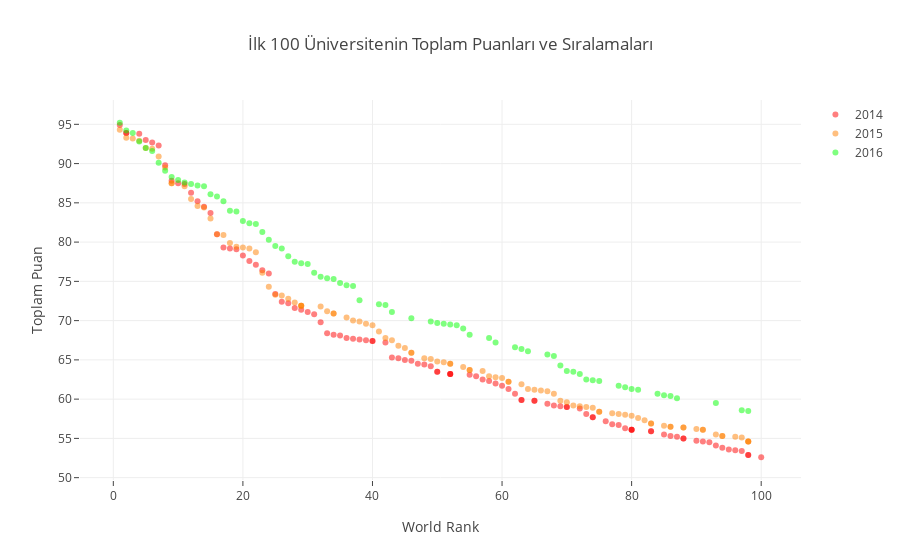

Notebook cell for this chart:
### Code cell
py.iplot(fig) # matplotlib plt.show() benzeri

### Figure 1 — Plotly figure (JSON) as saved in the notebook; plotly's stock layout.template omitted (floating-point values rounded to 4 significant figures)
{"data": [{"marker": {"color": "rgba(255, 0, 0, 0.5)"}, "mode": "markers", "name": "2014", "text": ["California Institute of Technology", "Harvard University", "University of Oxford", "Stanford University", "Massachusetts Institute of Technology", "Princeton University", "University of Cambridge", "University of California, Berkeley", "University of Chicago", "Imperial College London", "Yale University", "University of California, Los Angeles", "Columbia University", "ETH Zurich – Swiss Federal Institute of Technology Zurich", "Johns Hopkins University", "University of Pennsylvania", "Duke University", "University of Michigan", "Cornell University", "University of Toronto", "University College London", "Northwestern University", "University of Tokyo", "Carnegie Mellon University", "University of Washington", "National University of Singapore", "University of Texas at Austin", "Georgia Institute of Technology", "University of Illinois at Urbana-Champaign", "University of Wisconsin-Madison", "University of British Columbia", "London School of Economics and Political Science", "University of California, Santa Barbara", "University of Melbourne", "McGill University", "Karolinska Institute", "École Polytechnique Fédérale de Lausanne", "King’s College London", "University of Edinburgh", "New York University", "University of California, San Diego", "Washington University in St Louis", "University of Hong Kong", "Seoul National University", "Peking University", "University of Minnesota", "University of North Carolina at Chapel Hill", "Australian National University", "Pennsylvania State University", "Boston University", "Tsinghua University", "Brown University", "Kyoto University", "University of California, Davis", "LMU Munich", "Korea Advanced Institute of Science and Technology (KAIST)", "Hong Kong University of Science and Technology", "University of Manchester", "Ohio State University", "Pohang University of Science and Technology", "KU Leuven", "Purdue University", "The University of Queensland", "University of Göttingen", "Rice University", "École Normale Supérieure", "Leiden University", "Heidelberg University", "Delft University of Technology", "University of Southern California", "École Polytechnique", "University of Sydney", "Erasmus University Rotterdam", "University of Basel", "Utrecht University", "Nanyang Technological University", "Wageningen University and Research Center", "University of Pittsburgh", "University of Bristol", "Durham University", "Emory University", "Tufts University", "Michigan State University", "University of Amsterdam", "Ghent University", "Free University of Berlin", "Technical University of Munich", "Case Western Reserve University", "Vanderbilt University", "University of Notre Dame", "Monash University", "McMaster University", "University of California, Irvine", "Humboldt University of Berlin", "University of Rochester", "Pierre and Marie Curie University", "University of Colorado Boulder", "Maastricht University", "University of Groningen", "University of Helsinki"], "type": "scatter", "uid": "ee51ea49-e107-4ca0-9c35-6b7dc48714f5", "x": ["1", "2", "2", "4", "5", "6", "7", "8", "9", "10", "11", "12", "13", "14", "15", "16", "17", "18", "19", "20", "21", "22", "23", "24", "25", "26", "27", "28", "29", "30", "31", "32", "33", "34", "35", "36", "37", "38", "39", "40", "40", "42", "43", "44", "45", "46", "47", "48", "49", "50", "50", "52", "52", "52", "55", "56", "57", "58", "59", "60", "61", "62", "63", "63", "65", "65", "67", "68", "69", "70", "70", "72", "73", "74", "74", "76", "77", "78", "79", "80", "80", "80", "83", "83", "85", "86", "87", "88", "88", "90", "91", "92", "93", "94", "95", "96", "97", "98", "98", "100"], "y": ["94.9", "93.9", "93.9", "93.8", "93.0", "92.7", "92.3", "89.8", "87.8", "87.5", "87.4", "86.3", "85.2", "84.5", "83.7", "81.0", "79.3", "79.2", "79.1", "78.3", "77.6", "77.1", "76.4", "76.0", "73.4", "72.4", "72.2", "71.6", "71.4", "71.1", "70.8", "69.8", "68.4", "68.2", "68.1", "67.8", "67.7", "67.6", "67.5", "67.4", "67.4", "67.2", "65.3", "65.2", "65.0", "64.9", "64.5", "64.4", "64.2", "63.5", "63.5", "63.2", "63.2", "63.2", "63.1", "62.9", "62.5", "62.3", "62.0", "61.7", "61.3", "60.7", "59.9", "59.9", "59.8", "59.8", "59.4", "59.2", "59.1", "59.0", "59.0", "58.8", "58.1", "57.7", "57.7", "57.2", "56.8", "56.7", "56.3", "56.1", "56.1", "56.1", "55.9", "55.9", "55.5", "55.3", "55.2", "55.0", "55.0", "54.7", "54.6", "54.5", "54.1", "53.8", "53.6", "53.5", "53.4", "52.9", "52.9", "52.6"]}, {"marker": {"color": "rgba(255, 128, 0, 0.5)"}, "mode": "markers", "name": "2015", "text": ["California Institute of Technology", "Harvard University", "University of Oxford", "Stanford University", "University of Cambridge", "Massachusetts Institute of Technology", "Princeton University", "University of California, Berkeley", "Imperial College London", "Yale University", "University of Chicago", "University of California, Los Angeles", "ETH Zurich – Swiss Federal Institute of Technology Zurich", "Columbia University", "Johns Hopkins University", "University of Pennsylvania", "University of Michigan", "Duke University", "Cornell University", "University of Toronto", "Northwestern University", "University College London", "University of Tokyo", "Carnegie Mellon University", "National University of Singapore", "University of Washington", "Georgia Institute of Technology", "University of Texas at Austin", "LMU Munich", "University of Illinois at Urbana-Champaign", "University of Wisconsin-Madison", "University of British Columbia", "University of Melbourne", "London School of Economics and Political Science", "École Polytechnique Fédérale de Lausanne", "University of Edinburgh", "University of California, Santa Barbara", "New York University", "McGill University", "King’s College London", "University of California, San Diego", "Washington University in St Louis", "University of Hong Kong", "Karolinska Institute", "Australian National University", "University of Minnesota", "University of North Carolina at Chapel Hill", "Peking University", "Tsinghua University", "Seoul National University", "Hong Kong University of Science and Technology", "Korea Advanced Institute of Science and Technology (KAIST)", "University of Manchester", "Brown University", "KU Leuven", "University of California, Davis", "Boston University", "Pennsylvania State University", "Kyoto University", "University of Sydney", "Nanyang Technological University", "École Polytechnique", "Scuola Normale Superiore di Pisa", "Leiden University", "The University of Queensland", "Pohang University of Science and Technology", "University of Göttingen", "Ohio State University", "Rice University", "Heidelberg University", "Delft University of Technology", "Erasmus University Rotterdam", "Wageningen University and Research Center", "University of Bristol", "University of Basel", "University of Southern California", "University of Amsterdam", "École Normale Supérieure", "Utrecht University", "Humboldt University of Berlin", "Free University of Berlin", "Michigan State University", "Durham University", "Monash University", "Middle East Technical University", "University of Arizona", "University of Notre Dame", "Tufts University", "University of California, Irvine", "Ghent University", "University of Massachusetts", "University of Pittsburgh", "Emory University", "McMaster University", "University of Glasgow", "Vanderbilt University", "University of Colorado Boulder", "Stockholm University", "Technical University of Munich", "Uppsala University"], "type": "scatter", "uid": "67f0b9ef-71a4-4411-ac7e-ed59bce81ed8", "x": ["1", "2", "3", "4", "5", "6", "7", "8", "9", "9", "11", "12", "13", "14", "15", "16", "17", "18", "19", "20", "21", "22", "23", "24", "25", "26", "27", "28", "29", "29", "29", "32", "33", "34", "34", "36", "37", "38", "39", "40", "41", "42", "43", "44", "45", "46", "46", "48", "49", "50", "51", "52", "52", "54", "55", "55", "57", "58", "59", "60", "61", "61", "63", "64", "65", "66", "67", "68", "69", "70", "71", "72", "73", "74", "75", "75", "77", "78", "79", "80", "81", "82", "83", "83", "85", "86", "86", "88", "88", "90", "91", "91", "93", "94", "94", "96", "97", "98", "98", "98"], "y": ["94.3", "93.3", "93.2", "92.9", "92.0", "91.9", "90.9", "89.5", "87.5", "87.5", "87.1", "85.5", "84.6", "84.4", "83.0", "81.0", "80.9", "79.9", "79.4", "79.3", "79.2", "78.7", "76.1", "74.3", "73.3", "73.2", "72.8", "72.3", "71.9", "71.9", "71.9", "71.8", "71.2", "70.9", "70.9", "70.4", "70.0", "69.9", "69.6", "69.4", "68.6", "67.8", "67.5", "66.8", "66.5", "65.9", "65.9", "65.2", "65.1", "64.8", "64.7", "64.5", "64.5", "64.1", "63.7", "63.7", "63.6", "62.9", "62.8", "62.7", "62.2", "62.2", "61.9", "61.3", "61.2", "61.1", "61.0", "60.7", "59.8", "59.6", "59.2", "59.1", "59.0", "58.9", "58.4", "58.4", "58.2", "58.1", "58.0", "57.9", "57.6", "57.3", "56.9", "56.9", "56.6", "56.5", "56.5", "56.4", "56.4", "56.2", "56.1", "56.1", "55.5", "55.3", "55.3", "55.2", "55.1", "54.6", "54.6", "54.6"]}, {"marker": {"color": "rgba(0, 255, 0, 0.5)"}, "mode": "markers", "name": "2016", "text": ["California Institute of Technology", "University of Oxford", "Stanford University", "University of Cambridge", "Massachusetts Institute of Technology", "Harvard University", "Princeton University", "Imperial College London", "ETH Zurich – Swiss Federal Institute of Technology Zurich", "University of Chicago", "Johns Hopkins University", "Yale University", "University of California, Berkeley", "University College London", "Columbia University", "University of California, Los Angeles", "University of Pennsylvania", "Cornell University", "University of Toronto", "Duke University", "University of Michigan", "Carnegie Mellon University", "London School of Economics and Political Science", "University of Edinburgh", "Northwestern University", "National University of Singapore", "King’s College London", "Karolinska Institute", "LMU Munich", "New York University", "École Polytechnique Fédérale de Lausanne", "University of Washington", "University of Melbourne", "University of British Columbia", "KU Leuven", "University of Illinois at Urbana-Champaign", "Heidelberg University", "McGill University", "University of California, San Diego", "University of California, Santa Barbara", "Georgia Institute of Technology", "Peking University", "University of Tokyo", "University of California, Davis", "University of Hong Kong", "University of Texas at Austin", "Tsinghua University", "Wageningen University and Research Center", "Humboldt University of Berlin", "University of Wisconsin-Madison", "Brown University", "Australian National University", "Technical University of Munich", "École Normale Supérieure", "Nanyang Technological University", "University of Manchester", "University of Sydney", "University of Amsterdam", "Hong Kong University of Science and Technology", "The University of Queensland", "Washington University in St Louis", "Utrecht University", "University of North Carolina at Chapel Hill", "Boston University", "Delft University of Technology", "University of Minnesota", "Leiden University", "University of Southern California", "University of Bristol", "Durham University", "Erasmus University Rotterdam", "Free University of Berlin", "Monash University", "University of Groningen", "Pennsylvania State University", "University of Glasgow", "University of Helsinki", "University of Tübingen", "University of Pittsburgh", "University of Warwick", "Uppsala University", "University of Copenhagen", "University of New South Wales", "University of Freiburg", "Seoul National University", "University of St Andrews", "Vanderbilt University", "Kyoto University", "Maastricht University", "Emory University", "Lund University", "Ohio State University", "University of Exeter", "University of Bonn", "Georgetown University", "McMaster University", "University of Sheffield", "Queen Mary University of London", "University of Göttingen", "Michigan State University"], "type": "scatter", "uid": "5a8f522f-2217-4717-be63-283c851f0e20", "x": ["1", "2", "3", "4", "5", "6", "7", "8", "9", "10", "11", "12", "13", "14", "15", "16", "17", "18", "19", "20", "21", "22", "23", "24", "25", "26", "27", "28", "29", "30", "31", "32", "33", "34", "35", "36", "37", "38", "=39", "=39", "41", "42", "43", "=44", "=44", "46", "=47", "=47", "49", "50", "51", "52", "53", "54", "55", "=56", "=56", "58", "59", "=60", "=60", "62", "63", "64", "=65", "=65", "67", "68", "69", "70", "71", "72", "73", "74", "75", "=76", "=76", "78", "79", "80", "81", "=82", "=82", "84", "85", "86", "87", "=88", "=88", "=90", "=90", "=90", "93", "=94", "=94", "=94", "97", "98", "=99", "=99"], "y": ["95.2", "94.2", "93.9", "92.8", "92.0", "91.6", "90.1", "89.1", "88.3", "87.9", "87.6", "87.4", "87.2", "87.1", "86.1", "85.8", "85.2", "84.0", "83.9", "82.7", "82.4", "82.3", "81.3", "80.3", "79.5", "79.2", "78.2", "77.5", "77.3", "77.2", "76.1", "75.6", "75.4", "75.3", "74.8", "74.5", "74.4", "72.6", "72.2", "72.2", "72.1", "72.0", "71.1", "71.0", "71.0", "70.3", "70.0", "70.0", "69.9", "69.7", "69.6", "69.5", "69.4", "69.0", "68.2", "68.1", "68.1", "67.8", "67.2", "67.0", "67.0", "66.6", "66.4", "66.1", "65.9", "65.9", "65.7", "65.5", "64.3", "63.6", "63.5", "63.2", "62.5", "62.4", "62.3", "61.9", "61.9", "61.7", "61.5", "61.3", "61.2", "61.0", "61.0", "60.7", "60.5", "60.4", "60.1", "59.9", "59.9", "59.7", "59.7", "59.7", "59.5", "58.8", "58.8", "58.8", "58.6", "58.5", "58.0", "58.0"]}], "layout": {"title": {"text": "İlk 100 Üniversitenin Toplam Puanları ve Sıralamaları"}, "xaxis": {"ticklen": 5, "title": {"text": "World Rank"}, "zeroline": false}, "yaxis": {"ticklen": 5, "title": {"text": "Toplam Puan"}, "zeroline": false}}}
